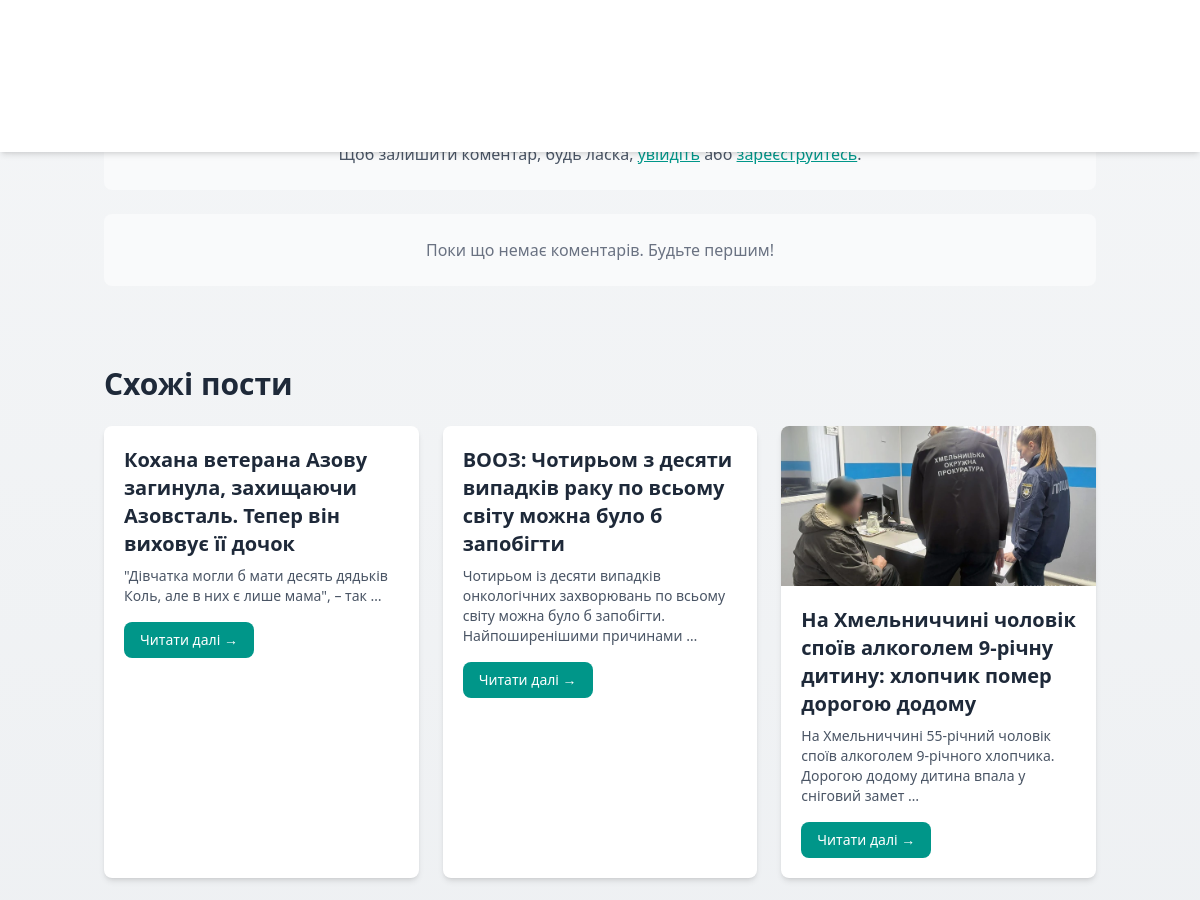
The page /post/26/tra-ta-ta-td (middle part) on the database as committed earlier.
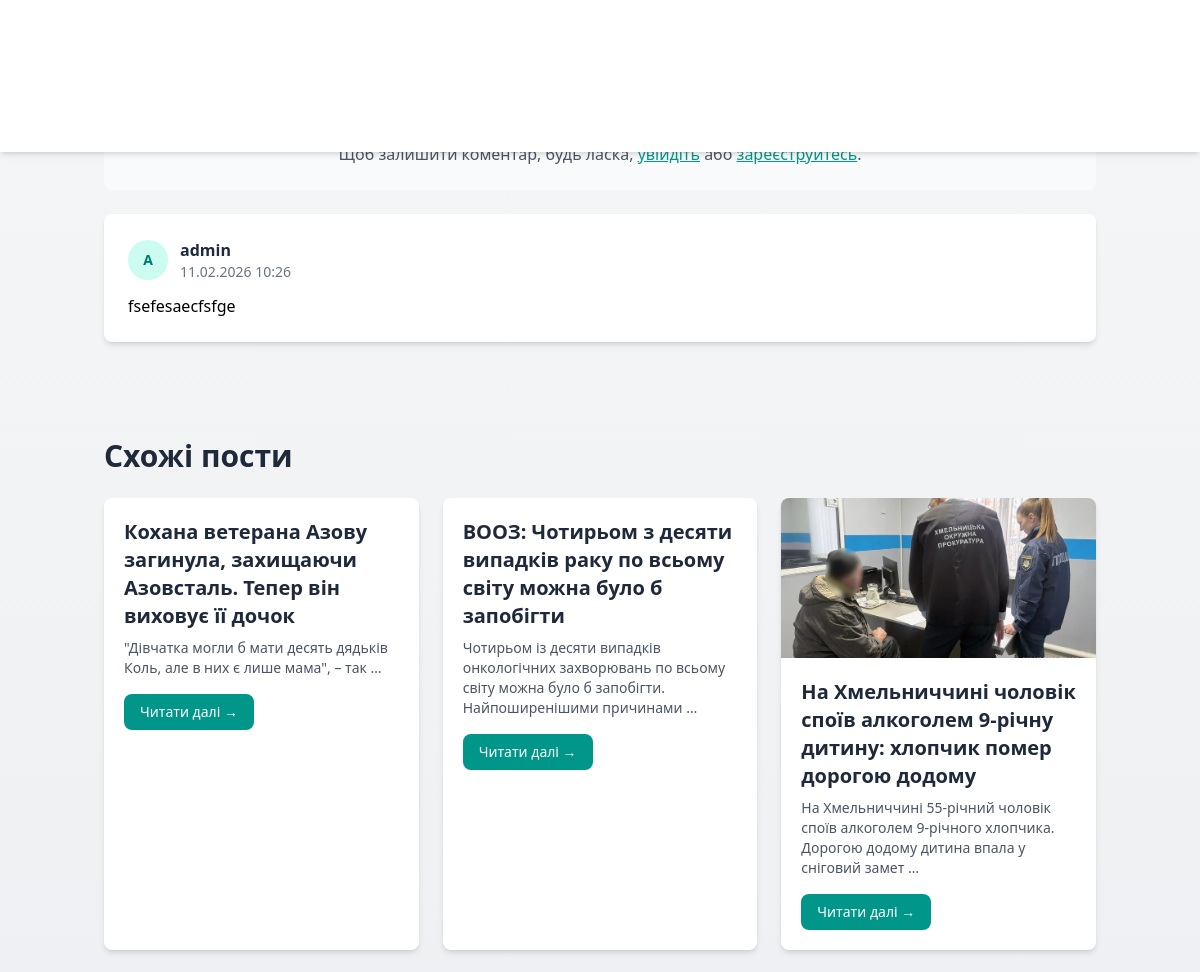
The same page on the database as committed later.
### apps/main/models.py (models this page shows, shortened)
class Post(models.Model):
  category = models.ForeignKey(Category, on_delete=models.CASCADE, verbose_name="Категорія", null=True, blank=True)
  title = models.CharField(max_length=100, db_index=True, verbose_name="Заголовок")
  slug = models.SlugField(max_length=100, unique=True, verbose_name="Слаг")
  image = models.ImageField(upload_to="posts/%Y/%m/%d/", blank=True, verbose_name="Зображення")
  content = models.TextField(verbose_name="Контент")
  created_at = models.DateTimeField(auto_now_add=True, verbose_name="Дата створення")
  updated_at = models.DateTimeField(auto_now=True, verbose_name="Дата оновлення")
  likes = models.IntegerField(default=0, verbose_name="Лайки")
  views = models.IntegerField(default=0, verbose_name="Перегляди")
  author = models.ForeignKey(User, on_delete=models.CASCADE, verbose_name="Автор")
  class Meta:
      ordering = ["-created_at"]
      verbose_name = "Пост"
      verbose_name_plural = "Пости"
  def get_absolute_url(self):
      return reverse("main:post_detail", args=[self.id, self.slug])

class Comment(models.Model):
    post = models.ForeignKey(Post, on_delete=models.CASCADE, related_name='comments', verbose_name="Пост")
    author = models.ForeignKey(User, on_delete=models.CASCADE, verbose_name="Автор")
    body = models.TextField(verbose_name="Текст коментаря")
    created_at = models.DateTimeField(auto_now_add=True, verbose_name="Дата створення")
    updated_at = models.DateTimeField(auto_now=True, verbose_name="Дата оновлення")
    class Meta:
        ordering = ["-created_at"]
        verbose_name = "Коментар"
        verbose_name_plural = "Коментарі"

### apps/main/views.py (the view, shortened to what this page needs)
# urls.py: path('post/<int:id>/<slug:slug>', views.post_detail, name="post_detail"),
def post_detail(request, id, slug):
    post = get_object_or_404(Post, id=id, slug=slug)
    post.views += 1
    post.save()
    comments = post.comments.all()
    comment_form = CommentForm()
    return render(request, 'main/post_details.html', {
        'post': post,
        'comments': comments,
        'comment_form': comment_form,
    })

### apps/main/models.py (called while the page is built)
@receiver(pre_save, sender=Post)
def delete_old_image_on_update(sender, instance, **kwargs):
    if not instance.pk:
        return False
    try:
        old_image = Post.objects.get(pk=instance.pk).image
    except Post.DoesNotExist:
        return False
    new_image = instance.image
    if old_image and old_image != new_image:
        if os.path.isfile(old_image.path):
            os.remove(old_image.path)

  def get_absolute_url(self):
      return reverse("main:post_list_by_category", args=[self.slug])

### apps/main/templatetags/blog_filters.py (called while the page is built)
@register.filter
def reading_time(text):
    text = re.sub(r'<[^>]+>', '', str(text))
    words = len(text.split())
    minutes = words / 200
    if minutes < 1:
        return "менше 1 хвилини"
    elif minutes < 2:
        return "1 хвилина"
    else:
        return f"{int(minutes)} хвилин"

@register.filter
def compact_views(value):
    try:
        value = int(value)
        if value >= 1000000:
            return f"{value / 1000000:.1f}M"
        elif value >= 1000:
            return f"{value / 1000:.1f}K"
        return str(value)
    except (ValueError, TypeError):
        return value

### apps/main/templates/main/post_details.html (shortened to what this page needs)
{% extends 'base.html' %}
{% load blog_filters %}
{% load blog_tags %}
{% block content %}
<section class="mt-8 mb-8">
  <h2 class="text-2xl font-bold text-gray-800 mb-6">
  </h2>
  {% if user.is_authenticated %}
  <div class="bg-white rounded-lg shadow-md p-6 mb-6">
    <h3 class="text-lg font-semibold text-gray-700 mb-4">Залишити коментар</h3>
    <form method="post" action="{% url 'main:post_detail' post.id post.slug %}">
      {% csrf_token %}
      <div class="mb-4">
        <label for="id_body" class="block text-sm font-medium text-gray-700 mb-2">
          {{ comment_form.body.label }}
        </label>
        {{ comment_form.body }}
        {% if comment_form.body.errors %}
          {% for error in comment_form.body.errors %}
            <p class="text-red-500 text-sm mt-1">{{ error }}</p>
          {% endfor %}
        {% endif %}
      </div>
      <button type="submit" class="bg-teal-600 hover:bg-teal-700 text-white px-6 py-2 rounded-lg transition-colors font-medium">
        Надіслати коментар
      </button>
    </form>
  </div>
  {% else %}
  <div class="bg-gray-50 rounded-lg p-6 mb-6 text-center">
    <p class="text-gray-600">
      Щоб залишити коментар, будь ласка,
      <a href="{% url 'accounts:login' %}?next={{ request.path }}" class="text-teal-600 hover:text-teal-700 font-medium underline">увійдіть</a>
      або
      <a href="{% url 'accounts:register' %}" class="text-teal-600 hover:text-teal-700 font-medium underline">зареєструйтесь</a>.
    </p>
  </div>
  {% endif %}
  {% if comments %}
    {% for comment in comments %}
    <div class="bg-white rounded-lg shadow-md p-6 mb-4">
      <div class="flex items-center justify-between mb-3">
        <div class="flex items-center gap-3">
          <div class="w-10 h-10 bg-teal-100 rounded-full flex items-center justify-center">
            <span class="text-teal-700 font-bold text-sm">{{ comment.author.username|first|upper }}</span>
          </div>
          <div>
            <p class="font-semibold text-gray-800">{{ comment.author.username }}</p>
            <p class="text-sm text-gray-500">{{ comment.created_at|date:"d.m.Y H:i" }}</p>
          </div>
        </div>
      </div>
      <p class="text-gray-700 leading-relaxed">{{ comment.body|linebreaks }}</p>
    </div>
    {% endfor %}
  {% else %}
    <div class="bg-gray-50 rounded-lg p-6 text-center">
      <p class="text-gray-500">Поки що немає коментарів. Будьте першим!</p>
    </div>
  {% endif %}
</section>
{% get_related_posts post 4 as related_posts %}
{% if related_posts %}
<section class="mt-12">
  <h2 class="text-3xl font-bold text-gray-800 mb-6">Схожі пости</h2>
  <div class="grid grid-cols-1 md:grid-cols-2 lg:grid-cols-3 gap-6">
    {% for related in related_posts %}
    <div class="bg-white rounded-lg shadow-md overflow-hidden hover:shadow-xl transition-shadow">
      {% if related.image %}
      <img src="{{ related.image.url }}" alt="{{ related.title }}" class="w-full h-40 object-cover">
      {% endif %}
      <div class="p-5">
        <h3 class="text-xl font-bold text-gray-800 mb-2 hover:text-teal-600 transition-colors">{{ related.title }}</h3>
        <p class="text-gray-600 mb-4 text-sm">{{ related.content|truncatewords:15 }}</p>
        <a href="{{ related.get_absolute_url }}" class="inline-block bg-teal-600 hover:bg-teal-700 text-white px-4 py-2 rounded-lg transition-colors font-medium text-sm">Читати далі →</a>
      </div>
    </div>
    {% endfor %}
  </div>
</section>
{% endif %}
{% endblock %}

Rows that differ between the two databases and show on the page:
added Comment: author.username|first "A", author.username "admin", created_at "11.02.2026 10:26", body "fsefesaecfsfge"
Other text that changed with them:
text no longer shown: "Поки що немає коментарів. Будьте першим!"
